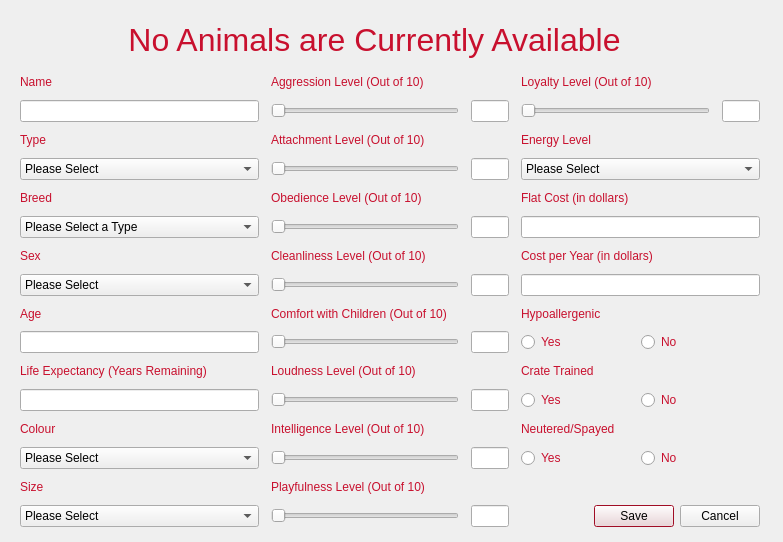
<?xml version="1.0" encoding="UTF-8"?>
<ui version="4.0">
 <class>EditAnimal</class>
 <widget class="QDialog" name="EditAnimal">
  <property name="geometry">
   <rect>
    <x>0</x>
    <y>0</y>
    <width>783</width>
    <height>542</height>
   </rect>
  </property>
  <property name="palette">
   <palette>
    <active>
     <colorrole role="WindowText">
      <brush brushstyle="SolidPattern">
       <color alpha="255">
        <red>200</red>
        <green>16</green>
        <blue>46</blue>
       </color>
      </brush>
     </colorrole>
     <colorrole role="Text">
      <brush brushstyle="SolidPattern">
       <color alpha="255">
        <red>0</red>
        <green>0</green>
        <blue>0</blue>
       </color>
      </brush>
     </colorrole>
     <colorrole role="Base">
      <brush brushstyle="SolidPattern">
       <color alpha="255">
        <red>255</red>
        <green>255</green>
        <blue>255</blue>
       </color>
      </brush>
     </colorrole>
     <colorrole role="Highlight">
      <brush brushstyle="SolidPattern">
       <color alpha="255">
        <red>200</red>
        <green>16</green>
        <blue>46</blue>
       </color>
      </brush>
     </colorrole>
    </active>
    <inactive>
     <colorrole role="WindowText">
      <brush brushstyle="SolidPattern">
       <color alpha="255">
        <red>200</red>
        <green>16</green>
        <blue>46</blue>
       </color>
      </brush>
     </colorrole>
     <colorrole role="Text">
      <brush brushstyle="SolidPattern">
       <color alpha="255">
        <red>0</red>
        <green>0</green>
        <blue>0</blue>
       </color>
      </brush>
     </colorrole>
     <colorrole role="Base">
      <brush brushstyle="SolidPattern">
       <color alpha="255">
        <red>255</red>
        <green>255</green>
        <blue>255</blue>
       </color>
      </brush>
     </colorrole>
     <colorrole role="Highlight">
      <brush brushstyle="SolidPattern">
       <color alpha="255">
        <red>200</red>
        <green>16</green>
        <blue>46</blue>
       </color>
      </brush>
     </colorrole>
    </inactive>
    <disabled>
     <colorrole role="WindowText">
      <brush brushstyle="SolidPattern">
       <color alpha="255">
        <red>190</red>
        <green>190</green>
        <blue>190</blue>
       </color>
      </brush>
     </colorrole>
     <colorrole role="Text">
      <brush brushstyle="SolidPattern">
       <color alpha="255">
        <red>0</red>
        <green>0</green>
        <blue>0</blue>
       </color>
      </brush>
     </colorrole>
     <colorrole role="Base">
      <brush brushstyle="SolidPattern">
       <color alpha="255">
        <red>255</red>
        <green>255</green>
        <blue>255</blue>
       </color>
      </brush>
     </colorrole>
     <colorrole role="Highlight">
      <brush brushstyle="SolidPattern">
       <color alpha="255">
        <red>145</red>
        <green>145</green>
        <blue>145</blue>
       </color>
      </brush>
     </colorrole>
    </disabled>
   </palette>
  </property>
  <property name="windowTitle">
   <string>Dialog</string>
  </property>
  <widget class="QWidget" name="gridLayoutWidget">
   <property name="geometry">
    <rect>
     <x>20</x>
     <y>70</y>
     <width>740</width>
     <height>457</height>
    </rect>
   </property>
   <layout class="QGridLayout" name="gridLayout_2">
    <property name="horizontalSpacing">
     <number>12</number>
    </property>
    <item row="13" column="2">
     <layout class="QHBoxLayout" name="horizontalLayout_20">
      <item>
       <widget class="QRadioButton" name="isNeuteredRadioButtonYES">
        <property name="text">
         <string>Yes</string>
        </property>
        <attribute name="buttonGroup">
         <string notr="true">buttonGroup_2</string>
        </attribute>
       </widget>
      </item>
      <item>
       <widget class="QRadioButton" name="isNeuteredRadioButtonNO">
        <property name="text">
         <string>No</string>
        </property>
        <attribute name="buttonGroup">
         <string notr="true">buttonGroup_2</string>
        </attribute>
       </widget>
      </item>
     </layout>
    </item>
    <item row="2" column="2">
     <widget class="QLabel" name="energyLabel_2">
      <property name="enabled">
       <bool>true</bool>
      </property>
      <property name="text">
       <string>Energy Level</string>
      </property>
     </widget>
    </item>
    <item row="12" column="2">
     <widget class="QLabel" name="sizeLabel_4">
      <property name="enabled">
       <bool>true</bool>
      </property>
      <property name="text">
       <string>Neutered/Spayed</string>
      </property>
     </widget>
    </item>
    <item row="10" column="2">
     <widget class="QLabel" name="ageLabel_6">
      <property name="enabled">
       <bool>true</bool>
      </property>
      <property name="text">
       <string>Crate Trained</string>
      </property>
     </widget>
    </item>
    <item row="2" column="0">
     <widget class="QLabel" name="typeLabel_2">
      <property name="enabled">
       <bool>true</bool>
      </property>
      <property name="text">
       <string>Type</string>
      </property>
     </widget>
    </item>
    <item row="6" column="1">
     <widget class="QLabel" name="labelColour_5">
      <property name="enabled">
       <bool>true</bool>
      </property>
      <property name="text">
       <string>Cleanliness Level (Out of 10)</string>
      </property>
     </widget>
    </item>
    <item row="9" column="2">
     <layout class="QHBoxLayout" name="horizontalLayout_18">
      <item>
       <widget class="QRadioButton" name="isCrateTrainedRadioButtonYES">
        <property name="text">
         <string>Yes</string>
        </property>
        <attribute name="buttonGroup">
         <string notr="true">buttonGroup_3</string>
        </attribute>
       </widget>
      </item>
      <item>
       <widget class="QRadioButton" name="isCrateTrainedRadioButtonNO">
        <property name="text">
         <string>No</string>
        </property>
        <attribute name="buttonGroup">
         <string notr="true">buttonGroup_3</string>
        </attribute>
       </widget>
      </item>
     </layout>
    </item>
    <item row="2" column="1">
     <widget class="QLabel" name="attachmentLabel_3">
      <property name="enabled">
       <bool>true</bool>
      </property>
      <property name="text">
       <string>Attachment Level (Out of 10)</string>
      </property>
     </widget>
    </item>
    <item row="7" column="1">
     <layout class="QHBoxLayout" name="horizontalLayout_12" stretch="10,2">
      <property name="spacing">
       <number>12</number>
      </property>
      <item>
       <widget class="QSlider" name="cleanlinessSlider">
        <property name="maximum">
         <number>10</number>
        </property>
        <property name="pageStep">
         <number>2</number>
        </property>
        <property name="orientation">
         <enum>Qt::Horizontal</enum>
        </property>
       </widget>
      </item>
      <item>
       <widget class="QLineEdit" name="cleanlinessLineEdit">
        <property name="enabled">
         <bool>false</bool>
        </property>
        <property name="alignment">
         <set>Qt::AlignCenter</set>
        </property>
       </widget>
      </item>
     </layout>
    </item>
    <item row="0" column="0">
     <widget class="QLabel" name="nameLabel_2">
      <property name="enabled">
       <bool>true</bool>
      </property>
      <property name="text">
       <string>Name</string>
      </property>
     </widget>
    </item>
    <item row="5" column="2">
     <widget class="QLineEdit" name="costLineEdit">
      <property name="enabled">
       <bool>true</bool>
      </property>
     </widget>
    </item>
    <item row="8" column="2">
     <widget class="QLabel" name="labelColour_6">
      <property name="enabled">
       <bool>true</bool>
      </property>
      <property name="text">
       <string>Hypoallergenic</string>
      </property>
     </widget>
    </item>
    <item row="9" column="0">
     <widget class="QLineEdit" name="ageLineEdit">
      <property name="enabled">
       <bool>true</bool>
      </property>
     </widget>
    </item>
    <item row="6" column="0">
     <widget class="QLabel" name="sexLabel_2">
      <property name="enabled">
       <bool>true</bool>
      </property>
      <property name="text">
       <string>Sex</string>
      </property>
     </widget>
    </item>
    <item row="5" column="1">
     <layout class="QHBoxLayout" name="horizontalLayout_14" stretch="10,2">
      <property name="spacing">
       <number>12</number>
      </property>
      <item>
       <widget class="QSlider" name="obedienceSlider">
        <property name="maximum">
         <number>10</number>
        </property>
        <property name="pageStep">
         <number>2</number>
        </property>
        <property name="orientation">
         <enum>Qt::Horizontal</enum>
        </property>
       </widget>
      </item>
      <item>
       <widget class="QLineEdit" name="obedienceLineEdit">
        <property name="enabled">
         <bool>false</bool>
        </property>
        <property name="alignment">
         <set>Qt::AlignCenter</set>
        </property>
       </widget>
      </item>
     </layout>
    </item>
    <item row="0" column="1">
     <widget class="QLabel" name="aggressionLabel_3">
      <property name="enabled">
       <bool>true</bool>
      </property>
      <property name="text">
       <string>Aggression Level (Out of 10)</string>
      </property>
     </widget>
    </item>
    <item row="11" column="1">
     <layout class="QHBoxLayout" name="horizontalLayout_13" stretch="10,2">
      <property name="spacing">
       <number>12</number>
      </property>
      <item>
       <widget class="QSlider" name="loudnessSlider">
        <property name="maximum">
         <number>10</number>
        </property>
        <property name="pageStep">
         <number>2</number>
        </property>
        <property name="orientation">
         <enum>Qt::Horizontal</enum>
        </property>
       </widget>
      </item>
      <item>
       <widget class="QLineEdit" name="loudnessLineEdit">
        <property name="enabled">
         <bool>false</bool>
        </property>
        <property name="alignment">
         <set>Qt::AlignCenter</set>
        </property>
       </widget>
      </item>
     </layout>
    </item>
    <item row="7" column="2">
     <widget class="QLineEdit" name="costPerYearLineEdit">
      <property name="enabled">
       <bool>true</bool>
      </property>
     </widget>
    </item>
    <item row="6" column="2">
     <widget class="QLabel" name="sexLabel_4">
      <property name="enabled">
       <bool>true</bool>
      </property>
      <property name="text">
       <string>Cost per Year (in dollars)</string>
      </property>
     </widget>
    </item>
    <item row="1" column="0">
     <widget class="QLineEdit" name="nameLineEdit">
      <property name="enabled">
       <bool>true</bool>
      </property>
     </widget>
    </item>
    <item row="8" column="1">
     <widget class="QLabel" name="aggressionLabel_4">
      <property name="enabled">
       <bool>true</bool>
      </property>
      <property name="text">
       <string>Comfort with Children (Out of 10)</string>
      </property>
     </widget>
    </item>
    <item row="3" column="1">
     <layout class="QHBoxLayout" name="horizontalLayout_7" stretch="10,2">
      <property name="spacing">
       <number>12</number>
      </property>
      <item>
       <widget class="QSlider" name="attachmentSlider">
        <property name="maximum">
         <number>10</number>
        </property>
        <property name="pageStep">
         <number>2</number>
        </property>
        <property name="orientation">
         <enum>Qt::Horizontal</enum>
        </property>
       </widget>
      </item>
      <item>
       <widget class="QLineEdit" name="attachmentLineEdit">
        <property name="enabled">
         <bool>false</bool>
        </property>
        <property name="alignment">
         <set>Qt::AlignCenter</set>
        </property>
       </widget>
      </item>
     </layout>
    </item>
    <item row="13" column="1">
     <layout class="QHBoxLayout" name="horizontalLayout_17" stretch="10,2">
      <property name="spacing">
       <number>12</number>
      </property>
      <item>
       <widget class="QSlider" name="intelligenceSlider">
        <property name="maximum">
         <number>10</number>
        </property>
        <property name="pageStep">
         <number>2</number>
        </property>
        <property name="orientation">
         <enum>Qt::Horizontal</enum>
        </property>
       </widget>
      </item>
      <item>
       <widget class="QLineEdit" name="intelligenceLineEdit">
        <property name="enabled">
         <bool>false</bool>
        </property>
        <property name="alignment">
         <set>Qt::AlignCenter</set>
        </property>
       </widget>
      </item>
     </layout>
    </item>
    <item row="8" column="0">
     <widget class="QLabel" name="ageLabel_5">
      <property name="enabled">
       <bool>true</bool>
      </property>
      <property name="text">
       <string>Age</string>
      </property>
     </widget>
    </item>
    <item row="7" column="0">
     <widget class="QComboBox" name="sexComboBox">
      <property name="enabled">
       <bool>true</bool>
      </property>
      <item>
       <property name="text">
        <string>Please Select</string>
       </property>
      </item>
      <item>
       <property name="text">
        <string>Male</string>
       </property>
      </item>
      <item>
       <property name="text">
        <string>Female</string>
       </property>
      </item>
     </widget>
    </item>
    <item row="5" column="0">
     <widget class="QComboBox" name="breedComboBox">
      <property name="enabled">
       <bool>true</bool>
      </property>
      <item>
       <property name="text">
        <string>Please Select a Type</string>
       </property>
      </item>
     </widget>
    </item>
    <item row="12" column="1">
     <widget class="QLabel" name="ageLabel_4">
      <property name="enabled">
       <bool>true</bool>
      </property>
      <property name="text">
       <string>Intelligence Level (Out of 10)</string>
      </property>
     </widget>
    </item>
    <item row="14" column="1">
     <widget class="QLabel" name="ageLabel_8">
      <property name="enabled">
       <bool>true</bool>
      </property>
      <property name="text">
       <string>&lt;html&gt;&lt;head/&gt;&lt;body&gt;&lt;p&gt;Playfulness Level (Out of 10)&lt;/p&gt;&lt;/body&gt;&lt;/html&gt;</string>
      </property>
     </widget>
    </item>
    <item row="0" column="2">
     <widget class="QLabel" name="ageLabel_7">
      <property name="enabled">
       <bool>true</bool>
      </property>
      <property name="text">
       <string>&lt;html&gt;&lt;head/&gt;&lt;body&gt;&lt;p&gt;Loyalty Level (Out of 10)&lt;/p&gt;&lt;/body&gt;&lt;/html&gt;</string>
      </property>
     </widget>
    </item>
    <item row="3" column="0">
     <widget class="QComboBox" name="typeComboBox">
      <property name="enabled">
       <bool>true</bool>
      </property>
      <item>
       <property name="text">
        <string>Please Select</string>
       </property>
      </item>
      <item>
       <property name="text">
        <string>Cat</string>
       </property>
      </item>
      <item>
       <property name="text">
        <string>Dog</string>
       </property>
      </item>
      <item>
       <property name="text">
        <string>Bird</string>
       </property>
      </item>
      <item>
       <property name="text">
        <string>Hamster</string>
       </property>
      </item>
      <item>
       <property name="text">
        <string>Mouse</string>
       </property>
      </item>
      <item>
       <property name="text">
        <string>Guinea Pig</string>
       </property>
      </item>
     </widget>
    </item>
    <item row="4" column="0">
     <widget class="QLabel" name="labelBreed_4">
      <property name="enabled">
       <bool>true</bool>
      </property>
      <property name="text">
       <string>Breed</string>
      </property>
     </widget>
    </item>
    <item row="1" column="1">
     <layout class="QHBoxLayout" name="horizontalLayout_16" stretch="10,2">
      <property name="spacing">
       <number>12</number>
      </property>
      <item>
       <widget class="QSlider" name="aggressionSlider">
        <property name="maximum">
         <number>10</number>
        </property>
        <property name="pageStep">
         <number>2</number>
        </property>
        <property name="orientation">
         <enum>Qt::Horizontal</enum>
        </property>
       </widget>
      </item>
      <item>
       <widget class="QLineEdit" name="aggressionLineEdit">
        <property name="enabled">
         <bool>false</bool>
        </property>
        <property name="alignment">
         <set>Qt::AlignCenter</set>
        </property>
       </widget>
      </item>
     </layout>
    </item>
    <item row="10" column="1">
     <widget class="QLabel" name="attachmentLabel_4">
      <property name="enabled">
       <bool>true</bool>
      </property>
      <property name="text">
       <string>Loudness Level (Out of 10)</string>
      </property>
     </widget>
    </item>
    <item row="4" column="1">
     <widget class="QLabel" name="labelBreed_5">
      <property name="enabled">
       <bool>true</bool>
      </property>
      <property name="text">
       <string>Obedience Level (Out of 10)</string>
      </property>
     </widget>
    </item>
    <item row="9" column="1">
     <layout class="QHBoxLayout" name="horizontalLayout_15" stretch="10,2">
      <property name="spacing">
       <number>12</number>
      </property>
      <item>
       <widget class="QSlider" name="childrenComfortSlider">
        <property name="maximum">
         <number>10</number>
        </property>
        <property name="pageStep">
         <number>2</number>
        </property>
        <property name="orientation">
         <enum>Qt::Horizontal</enum>
        </property>
       </widget>
      </item>
      <item>
       <widget class="QLineEdit" name="childrenComfortLineEdit">
        <property name="enabled">
         <bool>false</bool>
        </property>
        <property name="alignment">
         <set>Qt::AlignCenter</set>
        </property>
       </widget>
      </item>
     </layout>
    </item>
    <item row="11" column="2">
     <layout class="QHBoxLayout" name="horizontalLayout_19">
      <item>
       <widget class="QRadioButton" name="isHypoallergenicRadioButtonYES">
        <property name="text">
         <string>Yes</string>
        </property>
        <attribute name="buttonGroup">
         <string notr="true">buttonGroup</string>
        </attribute>
       </widget>
      </item>
      <item>
       <widget class="QRadioButton" name="isHypoallergenicRadioButtonNO">
        <property name="text">
         <string>No</string>
        </property>
        <attribute name="buttonGroup">
         <string notr="true">buttonGroup</string>
        </attribute>
       </widget>
      </item>
     </layout>
    </item>
    <item row="3" column="2">
     <widget class="QComboBox" name="energyComboBox">
      <property name="enabled">
       <bool>true</bool>
      </property>
      <item>
       <property name="text">
        <string>Please Select</string>
       </property>
      </item>
      <item>
       <property name="text">
        <string>Low</string>
       </property>
      </item>
      <item>
       <property name="text">
        <string>Medium</string>
       </property>
      </item>
      <item>
       <property name="text">
        <string>High</string>
       </property>
      </item>
     </widget>
    </item>
    <item row="4" column="2">
     <widget class="QLabel" name="labelBreed_6">
      <property name="enabled">
       <bool>true</bool>
      </property>
      <property name="text">
       <string>Flat Cost (in dollars)</string>
      </property>
     </widget>
    </item>
    <item row="15" column="1">
     <layout class="QHBoxLayout" name="horizontalLayout_21" stretch="10,2">
      <property name="spacing">
       <number>12</number>
      </property>
      <item>
       <widget class="QSlider" name="playfulnessSlider">
        <property name="maximum">
         <number>10</number>
        </property>
        <property name="pageStep">
         <number>2</number>
        </property>
        <property name="orientation">
         <enum>Qt::Horizontal</enum>
        </property>
       </widget>
      </item>
      <item>
       <widget class="QLineEdit" name="playfulnessLineEdit">
        <property name="enabled">
         <bool>false</bool>
        </property>
        <property name="alignment">
         <set>Qt::AlignCenter</set>
        </property>
       </widget>
      </item>
     </layout>
    </item>
    <item row="1" column="2">
     <layout class="QHBoxLayout" name="horizontalLayout_22" stretch="10,2">
      <property name="spacing">
       <number>12</number>
      </property>
      <item>
       <widget class="QSlider" name="loyaltySlider">
        <property name="maximum">
         <number>10</number>
        </property>
        <property name="pageStep">
         <number>2</number>
        </property>
        <property name="orientation">
         <enum>Qt::Horizontal</enum>
        </property>
       </widget>
      </item>
      <item>
       <widget class="QLineEdit" name="loyaltyLineEdit">
        <property name="enabled">
         <bool>false</bool>
        </property>
        <property name="alignment">
         <set>Qt::AlignCenter</set>
        </property>
       </widget>
      </item>
     </layout>
    </item>
    <item row="15" column="0">
     <widget class="QComboBox" name="sizeComboBox">
      <property name="enabled">
       <bool>true</bool>
      </property>
      <item>
       <property name="text">
        <string>Please Select</string>
       </property>
      </item>
      <item>
       <property name="text">
        <string>Small</string>
       </property>
      </item>
      <item>
       <property name="text">
        <string>Medium</string>
       </property>
      </item>
      <item>
       <property name="text">
        <string>Large</string>
       </property>
      </item>
     </widget>
    </item>
    <item row="14" column="0">
     <widget class="QLabel" name="sizeLabel_3">
      <property name="enabled">
       <bool>true</bool>
      </property>
      <property name="text">
       <string>Size</string>
      </property>
     </widget>
    </item>
    <item row="13" column="0">
     <widget class="QComboBox" name="colourComboBox">
      <property name="enabled">
       <bool>true</bool>
      </property>
      <item>
       <property name="text">
        <string>Please Select</string>
       </property>
      </item>
      <item>
       <property name="text">
        <string>Black</string>
       </property>
      </item>
      <item>
       <property name="text">
        <string>White</string>
       </property>
      </item>
      <item>
       <property name="text">
        <string>Brown</string>
       </property>
      </item>
      <item>
       <property name="text">
        <string>Grey</string>
       </property>
      </item>
     </widget>
    </item>
    <item row="12" column="0">
     <widget class="QLabel" name="labelColour_4">
      <property name="enabled">
       <bool>true</bool>
      </property>
      <property name="text">
       <string>Colour</string>
      </property>
     </widget>
    </item>
    <item row="10" column="0">
     <widget class="QLabel" name="ageLabel_9">
      <property name="enabled">
       <bool>true</bool>
      </property>
      <property name="text">
       <string>Life Expectancy (Years Remaining)</string>
      </property>
     </widget>
    </item>
    <item row="11" column="0">
     <widget class="QLineEdit" name="lifeExpLineEdit">
      <property name="enabled">
       <bool>true</bool>
      </property>
     </widget>
    </item>
    <item row="15" column="2">
     <widget class="QDialogButtonBox" name="buttonBox">
      <property name="enabled">
       <bool>true</bool>
      </property>
      <property name="orientation">
       <enum>Qt::Horizontal</enum>
      </property>
      <property name="standardButtons">
       <set>QDialogButtonBox::Cancel|QDialogButtonBox::Save</set>
      </property>
     </widget>
    </item>
   </layout>
  </widget>
  <widget class="QLabel" name="titleLabel">
   <property name="geometry">
    <rect>
     <x>40</x>
     <y>10</y>
     <width>669</width>
     <height>59</height>
    </rect>
   </property>
   <property name="font">
    <font>
     <pointsize>24</pointsize>
    </font>
   </property>
   <property name="text">
    <string>No Animals are Currently Available</string>
   </property>
   <property name="alignment">
    <set>Qt::AlignCenter</set>
   </property>
  </widget>
 </widget>
 <tabstops>
  <tabstop>nameLineEdit</tabstop>
  <tabstop>aggressionSlider</tabstop>
  <tabstop>aggressionLineEdit</tabstop>
  <tabstop>loyaltySlider</tabstop>
  <tabstop>loyaltyLineEdit</tabstop>
  <tabstop>typeComboBox</tabstop>
  <tabstop>attachmentSlider</tabstop>
  <tabstop>attachmentLineEdit</tabstop>
  <tabstop>energyComboBox</tabstop>
  <tabstop>breedComboBox</tabstop>
  <tabstop>obedienceSlider</tabstop>
  <tabstop>obedienceLineEdit</tabstop>
  <tabstop>costLineEdit</tabstop>
  <tabstop>sexComboBox</tabstop>
  <tabstop>cleanlinessSlider</tabstop>
  <tabstop>cleanlinessLineEdit</tabstop>
  <tabstop>costPerYearLineEdit</tabstop>
  <tabstop>ageLineEdit</tabstop>
  <tabstop>childrenComfortSlider</tabstop>
  <tabstop>childrenComfortLineEdit</tabstop>
  <tabstop>isCrateTrainedRadioButtonYES</tabstop>
  <tabstop>isCrateTrainedRadioButtonNO</tabstop>
  <tabstop>lifeExpLineEdit</tabstop>
  <tabstop>loudnessSlider</tabstop>
  <tabstop>loudnessLineEdit</tabstop>
  <tabstop>isHypoallergenicRadioButtonYES</tabstop>
  <tabstop>isHypoallergenicRadioButtonNO</tabstop>
  <tabstop>colourComboBox</tabstop>
  <tabstop>intelligenceSlider</tabstop>
  <tabstop>intelligenceLineEdit</tabstop>
  <tabstop>isNeuteredRadioButtonYES</tabstop>
  <tabstop>isNeuteredRadioButtonNO</tabstop>
  <tabstop>sizeComboBox</tabstop>
  <tabstop>playfulnessSlider</tabstop>
  <tabstop>playfulnessLineEdit</tabstop>
 </tabstops>
 <resources/>
 <connections>
  <connection>
   <sender>buttonBox</sender>
   <signal>accepted()</signal>
   <receiver>EditAnimal</receiver>
   <slot>accept()</slot>
   <hints>
    <hint type="sourcelabel">
     <x>610</x>
     <y>485</y>
    </hint>
    <hint type="destinationlabel">
     <x>293</x>
     <y>468</y>
    </hint>
   </hints>
  </connection>
  <connection>
   <sender>buttonBox</sender>
   <signal>rejected()</signal>
   <receiver>EditAnimal</receiver>
   <slot>reject()</slot>
   <hints>
    <hint type="sourcelabel">
     <x>533</x>
     <y>537</y>
    </hint>
    <hint type="destinationlabel">
     <x>183</x>
     <y>518</y>
    </hint>
   </hints>
  </connection>
 </connections>
 <buttongroups>
  <buttongroup name="buttonGroup_3"/>
  <buttongroup name="buttonGroup_2"/>
  <buttongroup name="buttonGroup"/>
 </buttongroups>
</ui>
